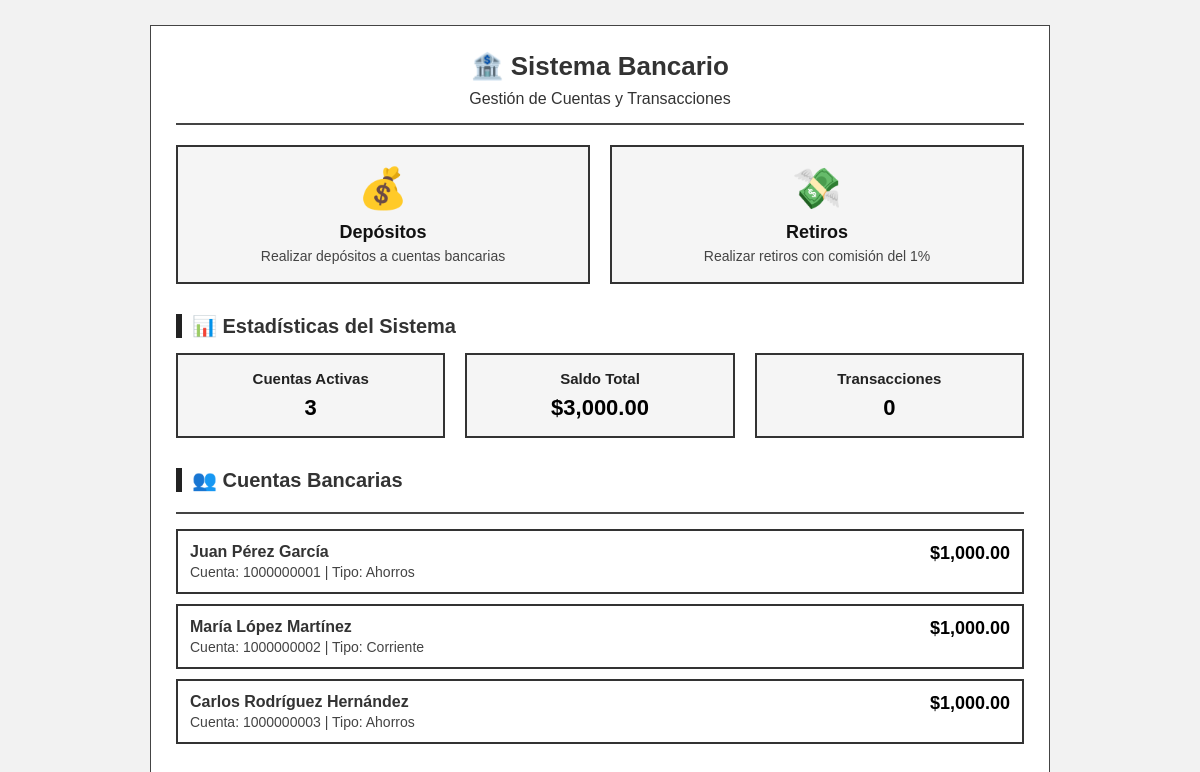
The page / on the database its author committed.
### tables this page shows
CREATE TABLE cuentas (
    id_cuenta INT PRIMARY KEY AUTO_INCREMENT,
    id_cuenta_habiente INT NOT NULL,
    numero_cuenta VARCHAR(20) UNIQUE NOT NULL,
    saldo DECIMAL(15,2) DEFAULT 1000.00,
    tipo_cuenta ENUM('ahorros', 'corriente') DEFAULT 'ahorros',
    fecha_apertura TIMESTAMP DEFAULT CURRENT_TIMESTAMP,
    estado ENUM('activa', 'bloqueada', 'cerrada') DEFAULT 'activa',
    FOREIGN KEY (id_cuenta_habiente) REFERENCES cuenta_habientes(id_cuenta_habiente)
        ON DELETE CASCADE ON UPDATE CASCADE
);

### index.php (the view, shortened to what this page needs)
<!DOCTYPE html>
<html lang="es">
<head>
</head>
<body>
    <div class="container">
        <div class="header">
            <h1>🏦 Sistema Bancario</h1>
            <p>Gestión de Cuentas y Transacciones</p>
        </div>
        <div class="content">
            <div class="menu-grid">
                <a href="deposito.php" class="menu-card">
                    <div class="icon">💰</div>
                    <h3>Depósitos</h3>
                    <p>Realizar depósitos a cuentas bancarias</p>
                </a>
                <a href="retiro.php" class="menu-card">
                    <div class="icon">💸</div>
                    <h3>Retiros</h3>
                    <p>Realizar retiros con comisión del 1%</p>
                </a>
            </div>
            <?php
            $host = 'localhost';
            $dbname = 'banco_sistema';
            $username = 'root';
            $password = '';
            $conn = new mysqli($host, $username, $password, $dbname);
            $conn->set_charset("utf8mb4");
            $total_cuentas = $conn->query("SELECT COUNT(*) as total FROM cuentas WHERE estado = 'activa'")->fetch_assoc()['total'];
            $total_saldo = $conn->query("SELECT SUM(saldo) as total FROM cuentas WHERE estado = 'activa'")->fetch_assoc()['total'];
            $total_transacciones = $conn->query("SELECT COUNT(*) as total FROM transacciones")->fetch_assoc()['total'];
            ?>
            <div class="stats-section">
                <h2>📊 Estadísticas del Sistema</h2>
                <div class="stats-grid">
                    <div class="stat-card">
                        <h4>Cuentas Activas</h4>
                        <div class="value"><?php echo $total_cuentas; ?></div>
                    </div>
                    <div class="stat-card">
                        <h4>Saldo Total</h4>
                        <div class="value">$<?php echo number_format($total_saldo, 2); ?></div>
                    </div>
                    <div class="stat-card">
                        <h4>Transacciones</h4>
                        <div class="value"><?php echo $total_transacciones; ?></div>
                    </div>
                </div>
            </div>
            <div class="stats-section">
                <h2>👥 Cuentas Bancarias</h2>
                <div class="cuentas-list">
                    <?php
                    $query = "SELECT c.numero_cuenta, CONCAT(ch.nombre, ' ', ch.apellido) AS titular,
                              c.saldo, c.tipo_cuenta
                              FROM cuentas c
                              INNER JOIN cuenta_habientes ch ON c.id_cuenta_habiente = ch.id_cuenta_habiente
                              WHERE c.estado = 'activa'
                              ORDER BY c.numero_cuenta";
                    $cuentas = $conn->query($query);
                    if ($cuentas->num_rows > 0) {
                        while($cuenta = $cuentas->fetch_assoc()) {
                            echo "<div class='cuenta-item'>";
                            echo "<div class='cuenta-info'>";
                            echo "<h4>" . htmlspecialchars($cuenta['titular']) . "</h4>";
                            echo "<p>Cuenta: " . htmlspecialchars($cuenta['numero_cuenta']) . " | ";
                            echo "Tipo: " . ucfirst($cuenta['tipo_cuenta']) . "</p>";
                            echo "</div>";
                            echo "<div class='cuenta-saldo'>$" . number_format($cuenta['saldo'], 2) . "</div>";
                            echo "</div>";
                        }
                    } else {
                        echo "<div class='cuenta-item'>No hay cuentas registradas</div>";
                    }
                    ?>
                </div>
            </div>
        </div>
    </div>
</body>
</html>

### index.php (style rules this page uses)
* { margin: 0; padding: 0; box-sizing: border-box; }
body { font-family: Arial, sans-serif; background: #f2f2f2; color: #333; }
.container { width: 900px; margin: 25px auto; background: #fff; padding: 25px; border: 1px solid #444; }
.header { text-align: center; border-bottom: 2px solid #444; padding-bottom: 15px; margin-bottom: 20px; }
.header h1 { font-size: 26px; margin-bottom: 8px; font-weight: bold; }
.menu-grid { display: flex; gap: 20px; margin-bottom: 30px; }
.menu-card { flex: 1; text-align: center; text-decoration: none; color: #111; padding: 18px; border: 2px solid #333; background: #f5f5f5; }
.menu-card .icon { font-size: 40px; margin-bottom: 10px; }
.menu-card h3 { font-size: 18px; margin-bottom: 5px; font-weight: bold; }
.menu-card p { font-size: 14px; color: #444; }
.stats-section { margin-top: 30px; }
.stats-section h2 { margin-bottom: 10px; font-size: 20px; border-left: 6px solid #222; padding-left: 10px; font-weight: bold; }
.stats-grid { display: flex; gap: 20px; margin-top: 15px; }
.stat-card { flex: 1; background: #f5f5f5; border: 2px solid #333; padding: 15px; text-align: center; }
.stat-card h4 { font-size: 15px; color: #222; margin-bottom: 8px; font-weight: bold; }
.stat-card .value { font-size: 22px; font-weight: bold; color: #000; }
.cuentas-list { margin-top: 20px; border-top: 2px solid #444; padding-top: 15px; }
.cuenta-item { display: flex; justify-content: space-between; padding: 12px; border: 2px solid #333; margin-bottom: 10px; background: #fff; }
.cuenta-info h4 { font-size: 16px; margin-bottom: 3px; font-weight: bold; }
.cuenta-info p { font-size: 14px; color: #444; }
.cuenta-saldo { font-size: 18px; font-weight: bold; color: #000; padding-left: 10px; }

### rows shown on the page
cuentas: titular "Juan Pérez García", numero_cuenta "1000000001", tipo_cuenta "Ahorros", saldo "1,000.00"
cuentas: titular "María López Martínez", numero_cuenta "1000000002", tipo_cuenta "Corriente", saldo "1,000.00"
cuentas: titular "Carlos Rodríguez Hernández", numero_cuenta "1000000003", tipo_cuenta "Ahorros", saldo "1,000.00"

### other values the page prints
$total_cuentas "3"
$total_saldo "3,000.00"
$total_transacciones "0"
